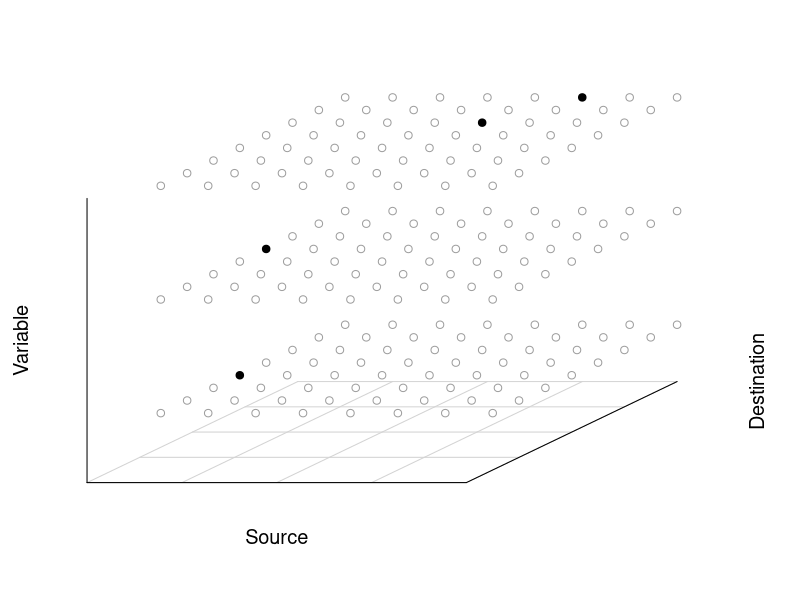
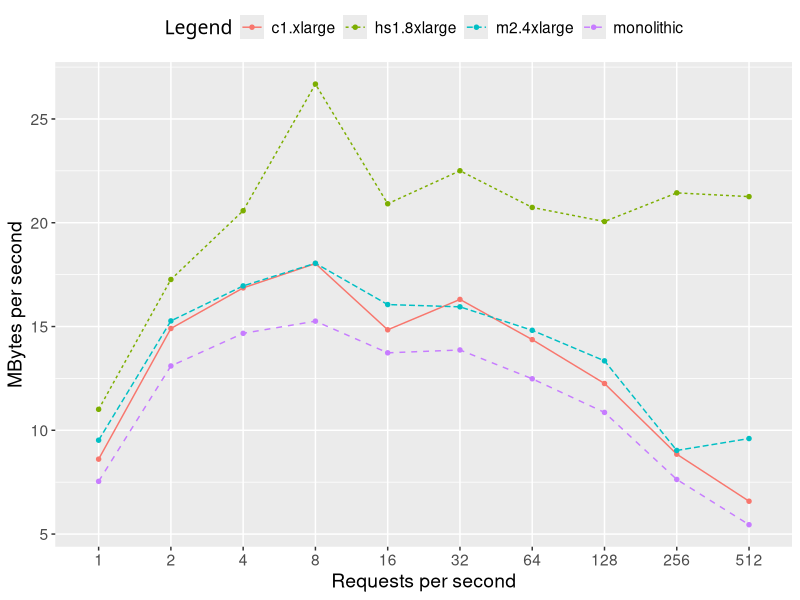

Source code (R) for these figures, in order:
# Script to generate the analyzes of the selection step.
# Author: Lucas Venezian Povoa
###############################################################################
setwd("/home/lucas/workspace/BPD4CD/analyzes");

require("scatterplot3d")

d <- read.table("data/data_flow_matrix.csv", TRUE, ",","\"");

png("data/sparse_matrix_3d.png", width=309.921259843, height=220);

scatterplot3d(d$source, d$destination, d$variable, 
	pch=19^d[,4], angle=40, highlight.3d=F,
	col.axis="black", col.grid="lightgray", box=F,
	xlim=c(0,8), ylim=c(0,8), xlab="Source", ylab="Destination",
	zlab="Variable", color=d[,4]+16, cex=1.2, y.margin.add = 0.1,
	label.tick.marks=F, tick.marks=F, axis=T, type="p",
	cex.symbols=1, scale.y=1, zlim=c(0.5,3), cex.axis=1.2)

dev.off();

require("ggplot2")

d <- read.table("data/throughtput_execution_time.csv", TRUE, ",", "\"");

d$number_of_request_per_second = 
	factor(d$number_of_request_per_second, ordered = T, 
			levels=c(1,2,4,8,16,32,64,128,256,512), 
			labels = c(1,2,4,8,16,32,64,128,256,512));

png("data/throughput_time_execution.png", width=309.921259843, height=174.236220472)

print(ggplot(data=d, aes(x=factor(number_of_request_per_second), 
		y=bytes_per_second, colour=form, linetype=form, group=form)) +
	geom_line() + geom_point(size=1.2) +
	scale_linetype_discrete("Legend") +
	scale_colour_hue("Legend") +
	theme(
		text = element_text(size=14),
		legend.title=element_text("Legend"), 
		legend.direction = "horizontal", 
		legend.position = "top", 
		legend.box = "vertical") +
	ylab("MBytes per second") +
	xlab("Requests per second"));

dev.off();
